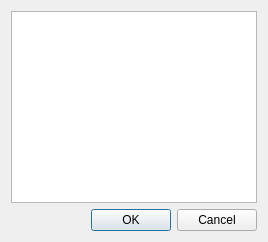
<?xml version="1.0" encoding="UTF-8"?>
<ui version="4.0">
 <class>SelectConnectionDlg</class>
 <widget class="QDialog" name="SelectConnectionDlg">
  <property name="geometry">
   <rect>
    <x>0</x>
    <y>0</y>
    <width>268</width>
    <height>242</height>
   </rect>
  </property>
  <property name="windowTitle">
   <string>Dialog</string>
  </property>
  <layout class="QVBoxLayout" name="verticalLayout">
   <item>
    <widget class="QListView" name="listView"/>
   </item>
   <item>
    <widget class="QDialogButtonBox" name="buttonBox">
     <property name="orientation">
      <enum>Qt::Horizontal</enum>
     </property>
     <property name="standardButtons">
      <set>QDialogButtonBox::Cancel|QDialogButtonBox::Ok</set>
     </property>
    </widget>
   </item>
  </layout>
 </widget>
 <resources/>
 <connections>
  <connection>
   <sender>buttonBox</sender>
   <signal>accepted()</signal>
   <receiver>SelectConnectionDlg</receiver>
   <slot>accept()</slot>
   <hints>
    <hint type="sourcelabel">
     <x>248</x>
     <y>254</y>
    </hint>
    <hint type="destinationlabel">
     <x>157</x>
     <y>274</y>
    </hint>
   </hints>
  </connection>
  <connection>
   <sender>buttonBox</sender>
   <signal>rejected()</signal>
   <receiver>SelectConnectionDlg</receiver>
   <slot>reject()</slot>
   <hints>
    <hint type="sourcelabel">
     <x>316</x>
     <y>260</y>
    </hint>
    <hint type="destinationlabel">
     <x>286</x>
     <y>274</y>
    </hint>
   </hints>
  </connection>
 </connections>
</ui>
